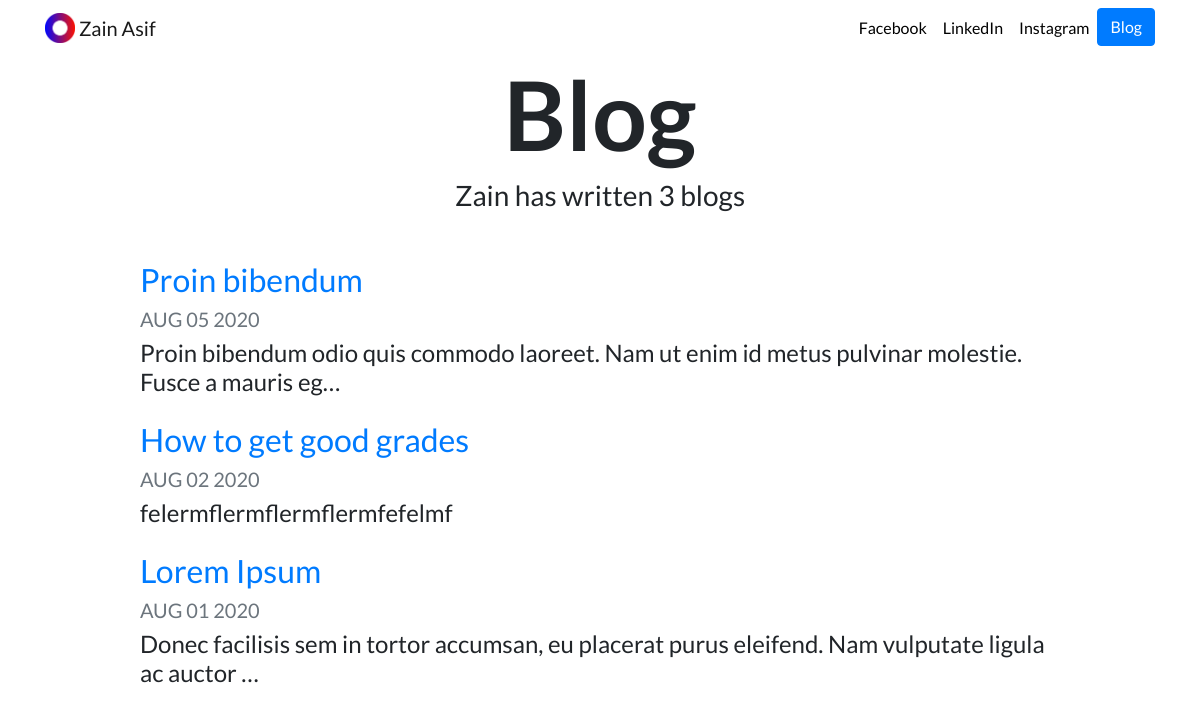
Screenshot of /blog/ with the database file from the repository.
### blog/models.py (models this page shows, shortened)
class Blog(models.Model):
    title = models.CharField(max_length=30)
    desc = models.TextField()
    date = models.DateField()

### blog/views.py (the view)
# urls.py: path('',views.all_blogs,name='all_blogs'),
def all_blogs(request):
    blogs = Blog.objects.order_by('-date')[:5]
    return render(request, 'blog/all_blogs.html', {'blogs':blogs})

### blog/templates/blog/all_blogs.html
{% extends "myprotfolio/base.html" %}
{% load static %}
{% block content %}
<h1 id="blogtitle" class="font-weight-bold text-center">Blog</h1>
<h3 class="text-center mb-5">Zain has written {{ blogs.count }} blog{{ blogs.count|pluralize }}</h3>
{% for blog in blogs %}
<div class="row justify-content-center my-3">
  <div class="col-md-10">
    <a href="{% url 'blog:detail' blog.id %}">
      <h2>{{ blog.title }}</h2>
    </a>
    <h5 class="text-muted">{{ blog.date|date:'M d Y'|upper }}</h5>
    <h4>{{ blog.desc|striptags|truncatechars:100 }}</h4>
  </div>
</div>
{% endfor %}
{% endblock %}

### myportfolio/static/myportfolio/custom.css (style rules this page uses)
body { font-family: 'Lato', sans-serif; }
#blogtitle { font-size: 6rem; }

### rows the page displays
Blog: title "Proin bibendum", date "AUG 05 2020", desc "Proin bibendum odio quis commodo laoreet. Nam ut enim id metus pulvinar molestie. Fusce a mauris eg…"
Blog: title "How to get good grades", date "AUG 02 2020", desc "felermflermflermflermfefelmf"
Blog: title "Lorem Ipsum", date "AUG 01 2020", desc "Donec facilisis sem in tortor accumsan, eu placerat purus eleifend. Nam vulputate ligula ac auctor …"

### other values shown
{{ blogs.count }} "3"
